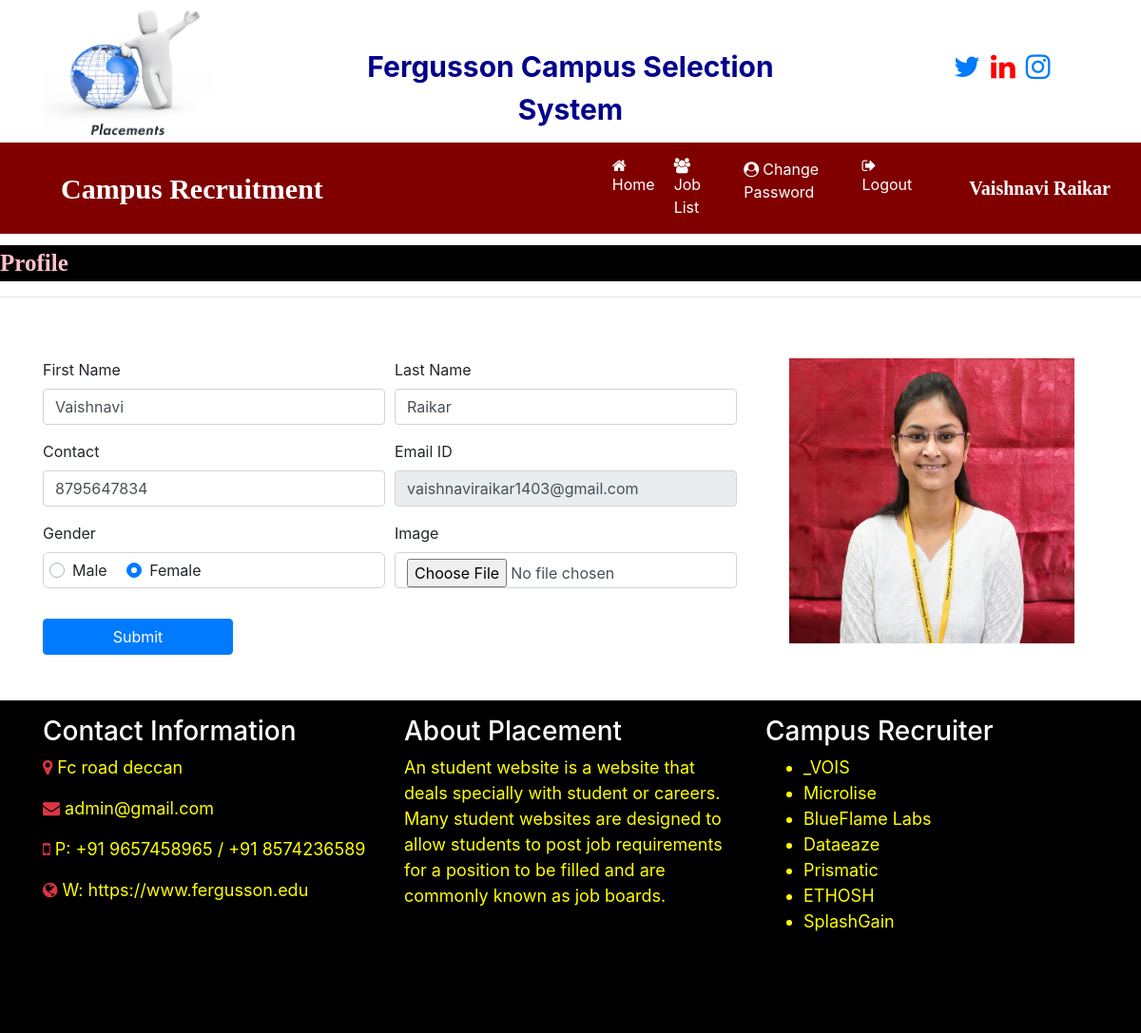
Page /user_home (signed in) on the committed database.
### job/models.py (models this page shows, shortened)
class StudentUser(models.Model):
    user = models.ForeignKey(User,on_delete=models.CASCADE)
    mobile = models.CharField(max_length=15,null=True)
    image = models.FileField(null=True)
    gender = models.CharField(max_length=10,null=True)
    type = models.CharField(max_length=15,null=True)

### job/views.py (the view, shortened to what this page needs)
# urls.py: path('user_home',user_home,name="user_home"),
def user_home(request):
    if not request.user.is_authenticated:
        return redirect('user_login')
    user = request.user
    student = StudentUser.objects.get(user=user)
    error = ""
    d = {'student': student, 'error': error}
    return render(request,'user_home.html',d)

### job/templates/user_home.html (shortened to what this page needs)
{% load static %}
{% block body %}
{% include 'user_navigation.html' %}
<marquee style = "font-family : 'Monotype Corsiva' ; font-size : 25px ; color : pink ; background-color : black ; font-weight : bold ; margin-top:1%">
    Profile
</marquee>
<hr>
<div class="container">
    <div class="row">
        <div class="col-sm-8">
<form class="mt-5"  name="signup" method="post" enctype="multipart/form-data">
    <div class="form-row">
       <div class="form-group col-md-6">
           <label>First Name</label>
           <input type="text" class="form-control" name="fname" value="{{student.user.first_name}}" required>
       </div>
        <div class="form-group col-md-6">
           <label>Last Name</label>
           <input type="text" class="form-control" name="lname" value="{{student.user.last_name}}" required>
       </div>
    </div>
    <div class="form-row">
       <div class="form-group col-md-6">
           <label>Contact</label>
           <input type="text" class="form-control" name="contact" value="{{student.mobile}}" required>
       </div>
       <div class="form-group col-md-6">
           <label>Email ID</label>
           <input type="text" class="form-control" name="email" value="{{student.user.username}}" readonly required>
       </div>
    </div>
    <div class="form-row">
       <div class="form-group col-md-6">
         <label>Gender</label>
           {% if student.gender == "Male" %}
           <div style="border:1px solid lightgrey ; padding : 6px ; border-radius : 6px">
           <div class="custom-control custom-radio custom-control-inline">
            <input type="radio" id="customRadioInline1" name="gender" class="custom-control-input" value="Male" checked>
               <label class="custom-control-label" for="customRadioInline1">Male</label>
           </div>
<div class="custom-control custom-radio custom-control-inline">
            <input type="radio" id="customRadioInline2" name="gender" class="custom-control-input" value="Female">
               <label class="custom-control-label" for="customRadioInline2">Female</label>
           </div>
               </div>
           {% else %}
                <div style="border:1px solid lightgrey ; padding : 6px ; border-radius : 6px">
           <div class="custom-control custom-radio custom-control-inline">
               <label class="custom-control-label" for="customRadioInline1">Male</label>
           </div>
<div class="custom-control custom-radio custom-control-inline">
               <label class="custom-control-label" for="customRadioInline2">Female</label>
           </div>
               </div>
           {% endif%}
       </div>
        <div class="form-group col-md-6">
           <label>Image</label>
           <input type="file" class="form-control" name="image" accept="image/*">
       </div>
    </div>
<input type="submit" value="Submit" class="btn btn-primary my-3" style="width:200px">
</form>
        </div>
        <div class="col-sm-4 mt-5 text-center">
            <img src="{{student.image.url}}" width="300px" height="300px">
        </div>
    </div>
    </div>
{% include 'footer.html' %}
{% endblock %}

### job/templates/user_navigation.html (shortened to what this page needs)
<html>
<head>
    {% load static %}
  <link rel="stylesheet" href="https://maxcdn.bootstrapcdn.com/bootstrap/4.5.2/css/bootstrap.min.css">
<link rel="stylesheet" href="https://cdnjs.cloudflare.com/ajax/libs/font-awesome/4.7.0/css/font-awesome.min.css">
</head>
<body>
<div class="container">
    <div class="row">
        <div class="col-sm-3">
            <img src="{% static 'images/icon.jpg' %}" style="width:180px; height:150px">
        </div>
        <div class="col-sm-6 mt-5 text-center">
            <span style ="font-weight : bold ; font-size : 30px">
                <span style = "color : darkblue">Fergusson </span>
				<span style = "color : darkblue">Campus</span>
				 <span style = "color : darkblue">Selection </span>
                <span style = "color : darkblue"> System</span>
            </span>
        </div>
        <div class="col-sm-3 mt-5" style = "padding-left : 10%">
<span style="font-weight:bold ; font-size : 30px">
  <a href="https://twitter.com/FergussonPune">
  <span><i class="fa fa-twitter pl-1"  ></i></span>
  </a>
  <a href="https://in.linkedin.com/school/fergusson-college">
    <span><i class="fa fa-linkedin pl-1" style="color:red"></i></span>
</a>
 <a href="https://www.instagram.com/explore/locations/238694665
">
    <span><i class="fa fa-instagram pl-1"></i></span>
	</a>
</span>
        </div>
    </div>
</div>
<nav class="navbar navbar-expand-sm" style="background-color : maroon">
    <a class="navbar-brand text-white pl-5 font-weight-bold" style="font-family:'Monotype Corsiva'; font-size:30px">Campus Recruitment</a>
<ul class="navbar-nav">
    <li class="nav-item">
        <a class="nav-link" href="{% url 'user_home' %}" style="margin-left:280px"><i class="fa fa-home mr-1"></i> Home</a>
    </li>
    <li class="nav-item">
        <a class="nav-link" href="{% url 'user_latestjobs' %}" ><i class="fa fa-users mr-1"></i> Job List</a>
    </li>
    <li class="nav-item">
        <a class="nav-link" href="{% url 'change_passworduser' %}" ><i class="fa fa-user-circle mr-1"></i>Change Password</a>
    </li>
    <li class="nav-item">
        <a class="nav-link" href="{% url 'Logout' %}" ><i class="fa fa-sign-out mr-1"></i>Logout</a>
    </li>
</ul>
<a class="navbar-brand text-white pl-5 font-weight-bold" style="font-family:'Monotype Corsiva'; font-size:20px">{{request.user.first_name}} {{request.user.last_name}}</a>
</nav>
</body>
</html>

### job/templates/user_navigation.html (style rules this page uses)
.nav-link { color : white !important ; margin-right : 4px; }

### rows in the picture
StudentUser: fname "Vaishnavi", lname "Raikar", contact "8795647834", email "vaishnaviraikar1403@gmail.com", image (picture)

### other values in the picture
{{ request.user.first_name }} "Vaishnavi"
{{ request.user.last_name }} "Raikar"
